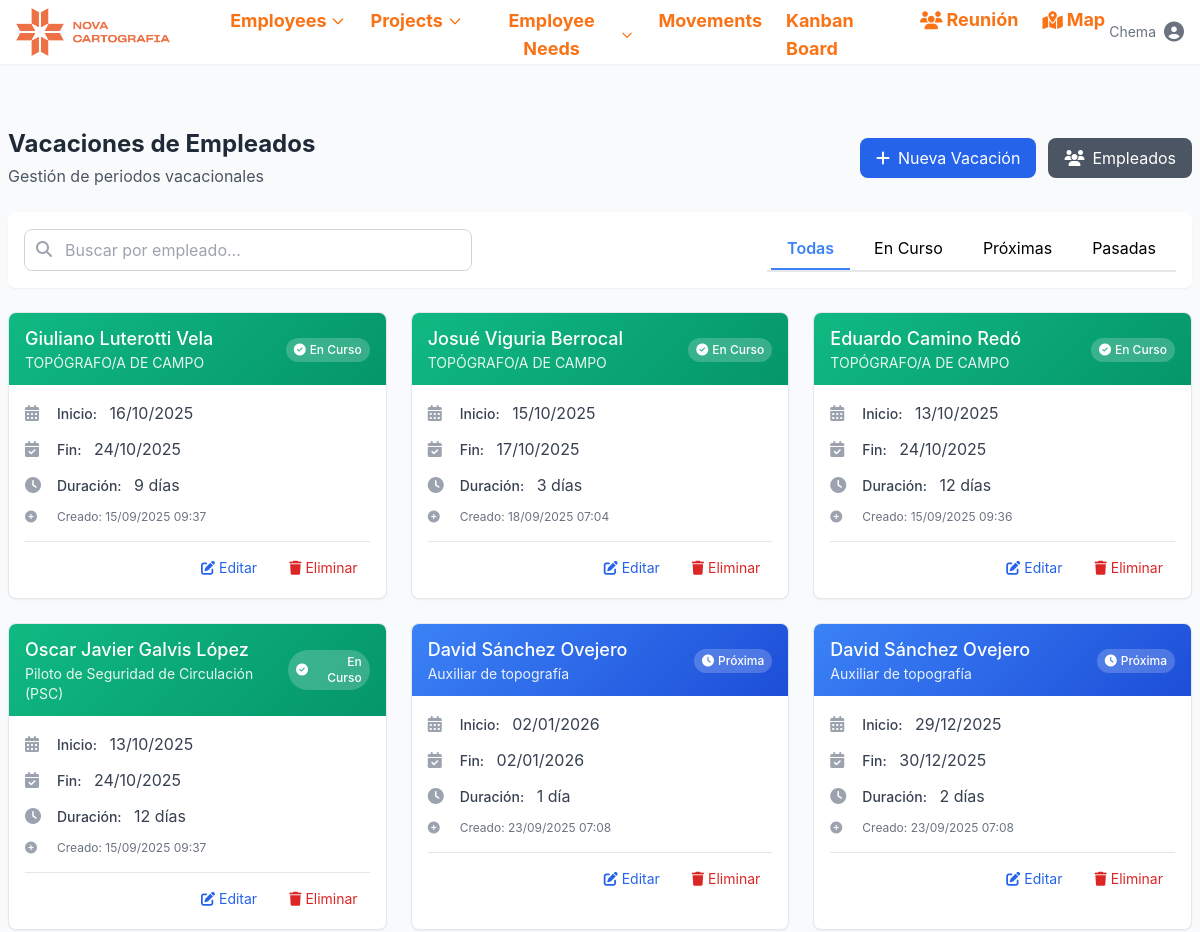
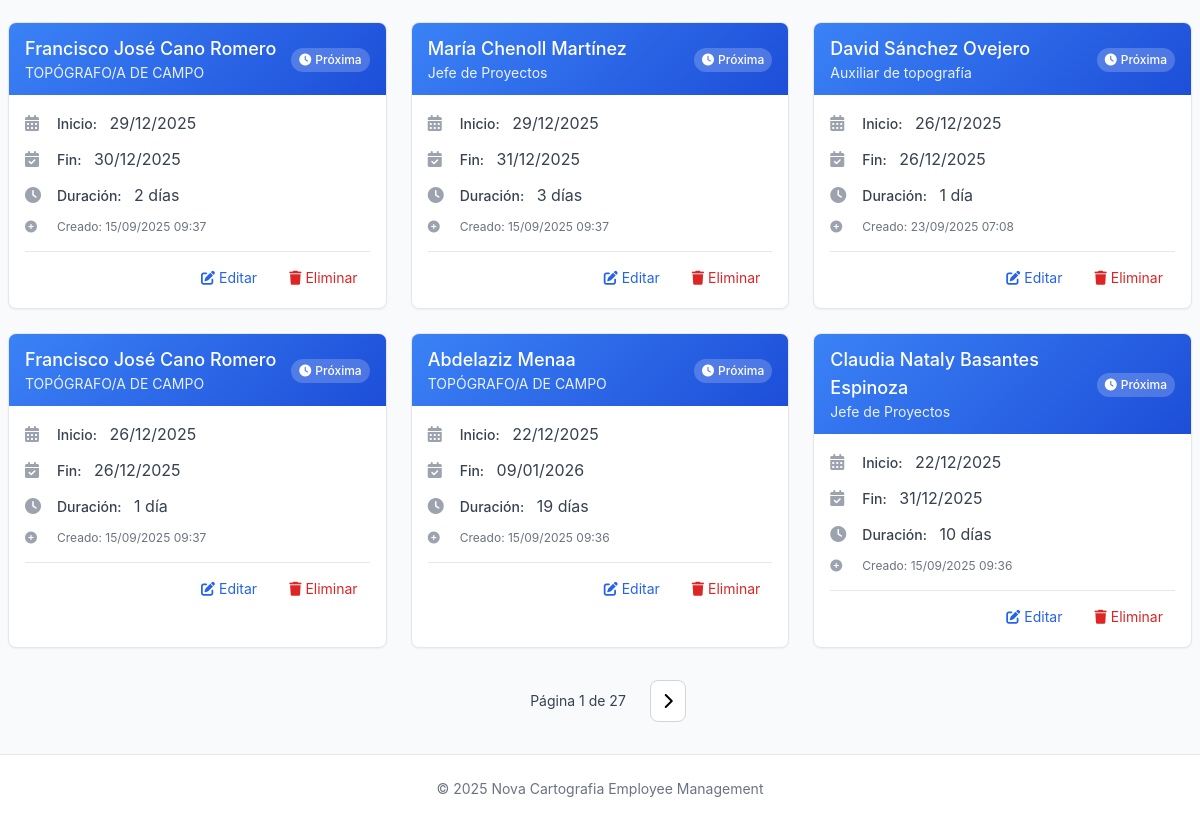
Page /employee-vacations/ (signed in) on the earlier database version (2 pictures, top to bottom).
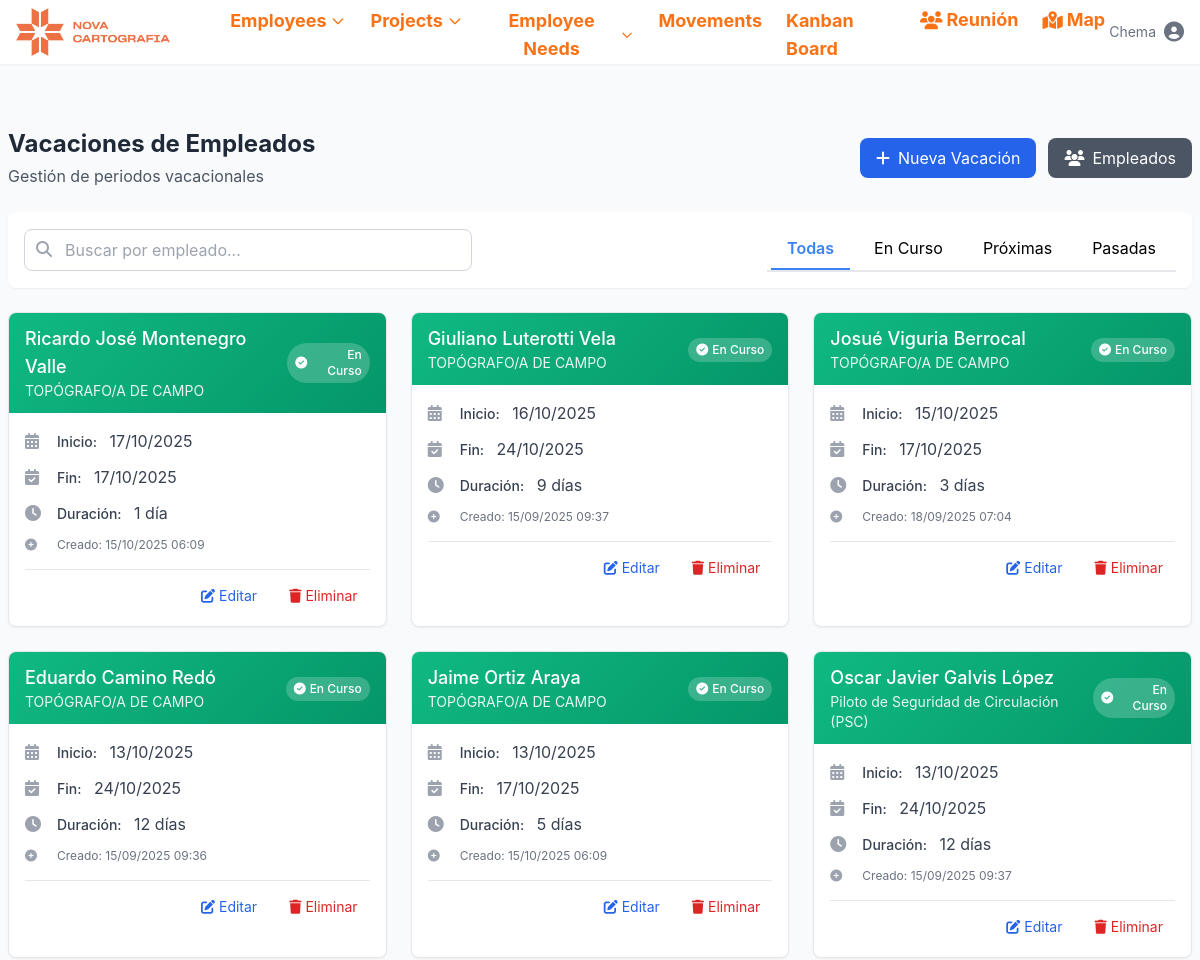
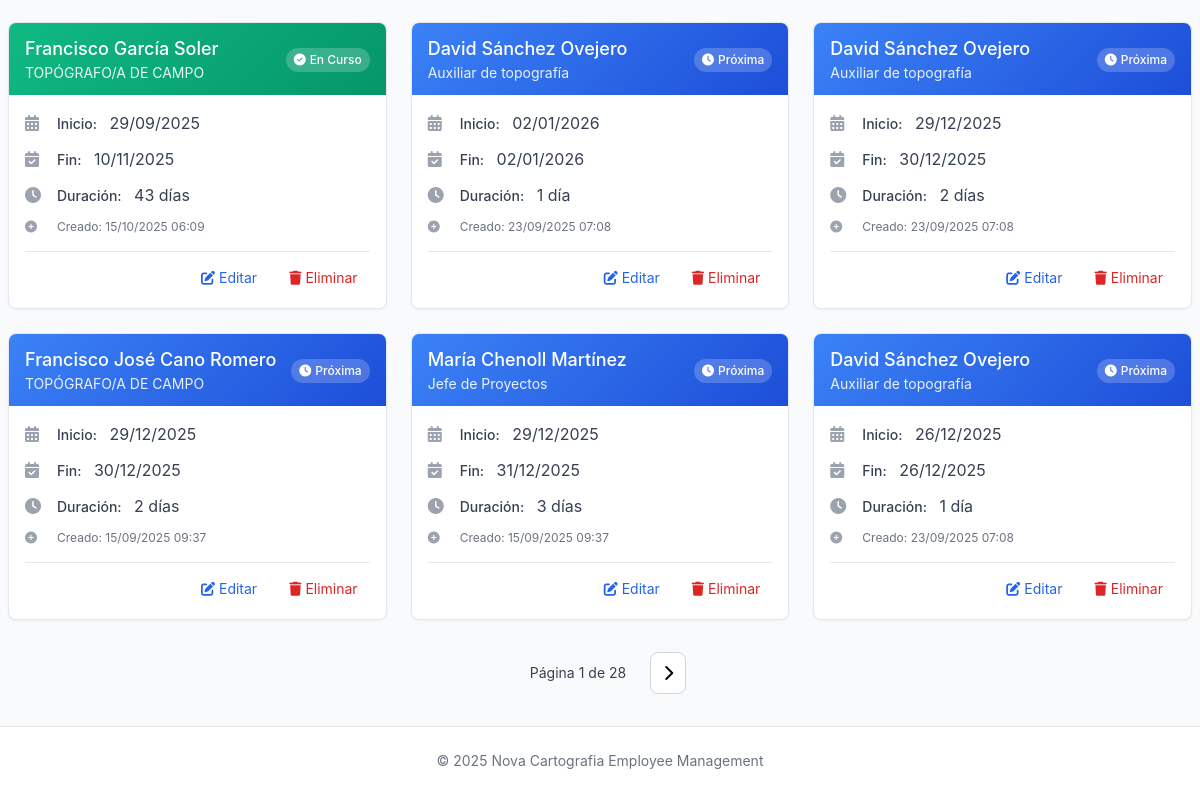
Same page on the later database version (2 pictures, top to bottom).
### novacartografia_employee_management/models.py (models this page shows, shortened)
class EmployeeVacation(models.Model):
    employee = models.ForeignKey(Employee, on_delete=models.CASCADE, related_name='holidays')
    date_from = models.DateField()
    date_to = models.DateField()
    created_at = models.DateTimeField(auto_now_add=True)
    class Meta:
        ordering = ['date_from']
        verbose_name = "Employee Holiday"
        verbose_name_plural = "Employee Holidays"

class Employee(models.Model):
    name = models.CharField(max_length=100)
    job = models.CharField(max_length=100)
    project_id = models.ForeignKey(Project, on_delete=models.SET_NULL, related_name='employee_set', blank=True, null=True)
    street = models.CharField(max_length=100, blank=True, null=True)
    city = models.CharField(max_length=100, blank=True, null=True)
    active = models.BooleanField(default=True, help_text="Indicates if the employee is currently active")
    start_date = models.DateField(default=timezone.now, help_text="When the employee started working", null=True, blank=True)
    end_date = models.DateField(blank=True, null=True, help_text="When the employee ended working, if applicable")
    state = models.CharField(max_length=50, default='valencia',
           choices=[
                ('Araba (Álava)', 'Álava'),
                ('Albacete', 'Albacete'),
                ('Alacant (Alicante)', 'Alicante'),
                ('Almería', 'Almería'),
                ('Asturias', 'Asturias'),
                ('Ávila', 'Ávila'),
                ('Badajoz', 'Badajoz'),
                ('Barcelona', 'Barcelona'),
                ('Burgos', 'Burgos'),
                ('Cáceres', 'Cáceres'),
                ('Cádiz', 'Cádiz'),
                ('Cantabria', 'Cantabria'),
                ('Castelló (Castellón)', 'Castellón'),
                ('Ceuta', 'Ceuta'),
                ('Ciudad Real', 'Ciudad Real'),
                ('Córdoba', 'Córdoba'),
                ('Cuenca', 'Cuenca'),
                ('Gerona', 'Gerona'),
                ('Granada', 'Granada'),
                ('Guadalajara', 'Guadalajara'),
                ('Gipuzkoa (Guipúzcoa)', 'Guipúzcoa'),
                ('Huelva', 'Huelva'),
                ('Huesca', 'Huesca'),
                ('Islas Baleares', 'Islas Baleares'),
                ('Jaén', 'Jaén'),
                ('A Coruña (La Coruña)', 'La Coruña'),
                ('La Rioja', 'La Rioja'),
                ('Las Palmas', 'Las Palmas'),
                ('León', 'León'),
                ('Lérida', 'Lérida'),
                ('Lleida', 'Lérida'),  # Agregado porque aparece en tu CSV
                ('Lugo', 'Lugo'),
                ('Madrid', 'Madrid'),
                ('Málaga', 'Málaga'),
                ('Melilla', 'Melilla'),
                ('Murcia', 'Murcia'),
                ('Navarra (Nafarroa)', 'Navarra'),  # Corregido para coincidir con el CSV
                ('Orense', 'Orense'),
                ('Palencia', 'Palencia'),
                ('Pontevedra', 'Pontevedra'),
                ('Salamanca', 'Salamanca'),
                ('Santa Cruz de Tenerife', 'Santa Cruz de Tenerife'),
                ('Segovia', 'Segovia'),
                ('Sevilla', 'Sevilla'),
                ('Soria', 'Soria'),
                ('Tarragona', 'Tarragona'),
                ('Teruel', 'Teruel'),
                ('Toledo', 'Toledo'),
                ('Valencia', 'Valencia'),
                ('Valladolid', 'Valladolid'),
                ('Bizkaia (Vizcaya)', 'Vizcaya'),
                ('Zamora', 'Zamora'),
                ('Zaragoza', 'Zaragoza'),
            ])
    latitude = models.FloatField(null=True, blank=True)
    longitude = models.FloatField(null=True, blank=True)
    academic_training = models.CharField(max_length=100, blank=True, null=True)
    driver_license = models.BooleanField(default=False)
    twenty_hours = models.BooleanField(default=False)
    sixty_hours = models.BooleanField(default=False)
    confine = models.BooleanField(default=False)
    height = models.BooleanField(default=False)
    mining = models.BooleanField(default=False)
    railway_carriage = models.BooleanField(default=False)
    railway_mounting = models.BooleanField(default=False)
    building = models.BooleanField(default=False)
    office_work = models.BooleanField(default=False)
    scanner = models.BooleanField(default=False)
    leveling = models.BooleanField(default=False)
    static = models.BooleanField(default=False)
    drag = models.BooleanField(default=False)
    locked = models.BooleanField(default=False, help_text="Indicates if the employee is locked for a future project")
    vacations_from = models.DateField(blank=True, null=True)
    vacations_to = models.DateField(blank=True, null=True)
    leave_from = models.DateField(blank=True, null=True)
    leave_to = models.DateField(blank=True, null=True)
    end_contract = models.BooleanField(default=False, help_text="Indicates if the employee's contract is ending soon")
    end_contract_date = models.DateField(blank=True, null=True, help_text="Date when the employee's contract is ending")

### novacartografia_employee_management/views.py (the view)
# urls.py: path('employee-vacations/', views.employee_vacation_list, name='employee_vacation_list'),
@login_required
def employee_vacation_list(request):
    search_query = request.GET.get('search', '')
    status_filter = request.GET.get('status', '')
    today = timezone.now().date()
    vacations = EmployeeVacation.objects.annotate(
        status_category=Case(
            When(date_from__lte=today, date_to__gte=today, then=Value(1)),
            When(date_from__gt=today, then=Value(2)),
            When(date_to__lt=today, then=Value(3)),
            default=Value(4),
            output_field=IntegerField(),
        )
    ).select_related('employee')
    if search_query:
        vacations = vacations.filter(
            Q(employee__name__icontains=search_query) |
            Q(employee__job__icontains=search_query) |
            Q(employee__state__icontains=search_query)
        )
    if status_filter == 'current':
        vacations = vacations.filter(date_from__lte=today, date_to__gte=today)
    elif status_filter == 'upcoming':
        vacations = vacations.filter(date_from__gt=today)
    elif status_filter == 'past':
        vacations = vacations.filter(date_to__lt=today)
    vacations = vacations.order_by('status_category', '-date_from', 'employee__name')
    paginator = Paginator(vacations, 12)  # 12 vacaciones por página
    page_number = request.GET.get('page')
    page_obj = paginator.get_page(page_number)
    context = {
        'employee_vacations': page_obj,
        'page_obj': page_obj,
        'is_paginated': page_obj.has_other_pages(),
        'search_query': search_query,
        'status_filter': status_filter,
        'can_edit': request.user.groups.filter(name='Editores').exists() or request.user.is_superuser,
    }
    return render(request, 'novacartografia_employee_management/employee_vacation_list.html', context)

### novacartografia_employee_management/templatetags/employee_filters.py (called while the page is built)
@register.filter
def date_diff(date1, date2):
    if date1 and date2:
        try:
            if isinstance(date1, str):
                date1 = datetime.strptime(date1, '%Y-%m-%d').date()
            if isinstance(date2, str):
                date2 = datetime.strptime(date2, '%Y-%m-%d').date()
            diff = (date1 - date2).days + 1  # +1 para incluir ambos días
            return max(diff, 0)  # No devolver números negativos
        except:
            return 0
    return 0

### templates/novacartografia_employee_management/employee_vacation_list.html (shortened to what the changed rows need)
{% extends "base.html" %}
{% load employee_filters %}
{% block content %}
<div class="main-content-wrapper">
    <div class="flex flex-col md:flex-row md:justify-between md:items-center mb-6">
        <div>
            <h2 class="text-2xl font-bold text-gray-800">Vacaciones de Empleados</h2>
        </div>
    </div>
    <div class="grid grid-cols-1 md:grid-cols-2 lg:grid-cols-3 gap-6">
        {% for vacation in employee_vacations %}
            {% now "Y-m-d" as today %}
            <div class="vacation-card bg-white rounded-lg shadow-sm border border-gray-200 overflow-hidden">
                <div class="px-4 py-3 {% if vacation.date_from|date:'Y-m-d' <= today and vacation.date_to|date:'Y-m-d' >= today %}status-current{% elif vacation.date_from|date:'Y-m-d' > today %}status-upcoming{% else %}status-past{% endif %}">
                    <div class="flex justify-between items-center">
                        <div>
                            <h3 class="font-medium text-lg">{{ vacation.employee.name }}</h3>
                            <p class="text-sm opacity-90">{{ vacation.employee.job }}</p>
                        </div>
                        <div class="text-right">
                            {% if vacation.date_from|date:"Y-m-d" <= today and vacation.date_to|date:"Y-m-d" >= today %}
                                <span class="inline-flex items-center px-2 py-1 rounded-full text-xs font-medium bg-white bg-opacity-20">
                                    <i class="fas fa-check-circle mr-1"></i>En Curso
                                </span>
                            {% elif vacation.date_from|date:"Y-m-d" > today %}
                                <span class="inline-flex items-center px-2 py-1 rounded-full text-xs font-medium bg-white bg-opacity-20">
                                    <i class="fas fa-clock mr-1"></i>Próxima
                                </span>
                            {% else %}
                                <span class="inline-flex items-center px-2 py-1 rounded-full text-xs font-medium bg-white bg-opacity-20">
                                    <i class="fas fa-history mr-1"></i>Finalizada
                                </span>
                            {% endif %}
                        </div>
                    </div>
                </div>
                <div class="p-4">
                    <div class="space-y-3">
                        <div class="flex items-center text-gray-700">
                            <i class="fas fa-calendar-alt w-5 text-gray-400 mr-3"></i>
                            <div>
                                <span class="text-sm font-medium">Inicio:</span>
                                <span class="ml-2">{{ vacation.date_from|date:"d/m/Y" }}</span>
                            </div>
                        </div>
                        <div class="flex items-center text-gray-700">
                            <i class="fas fa-calendar-check w-5 text-gray-400 mr-3"></i>
                            <div>
                                <span class="text-sm font-medium">Fin:</span>
                                <span class="ml-2">{{ vacation.date_to|date:"d/m/Y" }}</span>
                            </div>
                        </div>
                        <div class="flex items-center text-gray-700">
                            <i class="fas fa-clock w-5 text-gray-400 mr-3"></i>
                            <div>
                                <span class="text-sm font-medium">Duración:</span>
                                <span class="ml-2">
                                    {% with days=vacation.date_to|date_diff:vacation.date_from %}
                                        {{ days }} día{{ days|pluralize }}
                                    {% endwith %}
                                </span>
                            </div>
                        </div>
                        <div class="flex items-center text-gray-500 text-xs">
                            <i class="fas fa-plus-circle w-5 text-gray-400 mr-3"></i>
                            <span>Creado: {{ vacation.created_at|date:"d/m/Y H:i" }}</span>
                        </div>
                    </div>
                    {% if can_edit %}
                        <div class="mt-4 pt-3 border-t border-gray-200 flex justify-end space-x-2">
                            <a href="{% url 'employee_vacation_update' vacation.pk %}"
                               class="text-blue-600 hover:text-blue-800 px-3 py-1 rounded text-sm transition-colors duration-200"
                               title="Editar">
                                <i class="fas fa-edit mr-1"></i>Editar
                            </a>
                            <a href="{% url 'employee_vacation_delete' vacation.pk %}"
                               class="text-red-600 hover:text-red-800 px-3 py-1 rounded text-sm transition-colors duration-200"
                               title="Eliminar">
                                <i class="fas fa-trash mr-1"></i>Eliminar
                            </a>
                        </div>
                    {% endif %}
                </div>
            </div>
        {% endfor %}
    </div>
    {% if is_paginated %}
        <div class="mt-8 flex justify-center">
            <nav class="flex items-center space-x-2">
                <span class="px-4 py-2 text-sm text-gray-700">
                    Página {{ page_obj.number }} de {{ page_obj.paginator.num_pages }}
                </span>
                {% if page_obj.has_next %}
                    <a href="?{% if request.GET.search %}search={{ request.GET.search }}&{% endif %}{% if request.GET.status %}status={{ request.GET.status }}&{% endif %}page={{ page_obj.next_page_number }}"
                       class="px-3 py-2 bg-white border border-gray-300 rounded-lg hover:bg-gray-50 transition-colors duration-200">
                        <i class="fas fa-chevron-right"></i>
                    </a>
                {% endif %}
            </nav>
        </div>
    {% endif %}
</div>
{% endblock %}

Differences in the rows shown:
no longer on this page (row unchanged): EmployeeVacation: employee.name "Francisco José Cano Romero", employee.job "TOPÓGRAFO/A DE CAMPO", shows "Próxima", date_from "26/12/2025", date_to "26/12/2025", vacation "1", created_at "15/09/2025 09:37"
no longer on this page (row unchanged): EmployeeVacation: employee.name "Abdelaziz Menaa", employee.job "TOPÓGRAFO/A DE CAMPO", shows "Próxima", date_from "22/12/2025", date_to "09/01/2026", vacation "19", created_at "15/09/2025 09:36"
no longer on this page (row unchanged): EmployeeVacation: employee.name "Claudia Nataly Basantes Espinoza", employee.job "Jefe de Proyectos", shows "Próxima", date_from "22/12/2025", date_to "31/12/2025", vacation "10", created_at "15/09/2025 09:36"
added EmployeeVacation: employee.name "Ricardo José Montenegro Valle", employee.job "TOPÓGRAFO/A DE CAMPO", shows "En Curso", date_from "17/10/2025", date_to "17/10/2025", vacation "1", created_at "15/10/2025 06:09"
added EmployeeVacation: employee.name "Jaime Ortiz Araya", employee.job "TOPÓGRAFO/A DE CAMPO", shows "En Curso", date_from "13/10/2025", date_to "17/10/2025", vacation "5", created_at "15/10/2025 06:09"
added EmployeeVacation: employee.name "Francisco García Soler", employee.job "TOPÓGRAFO/A DE CAMPO", shows "En Curso", date_from "29/09/2025", date_to "10/11/2025", vacation "43", created_at "15/10/2025 06:09"
Other differences:
{{ page_obj.paginator.num_pages }}: "27" → "28"
